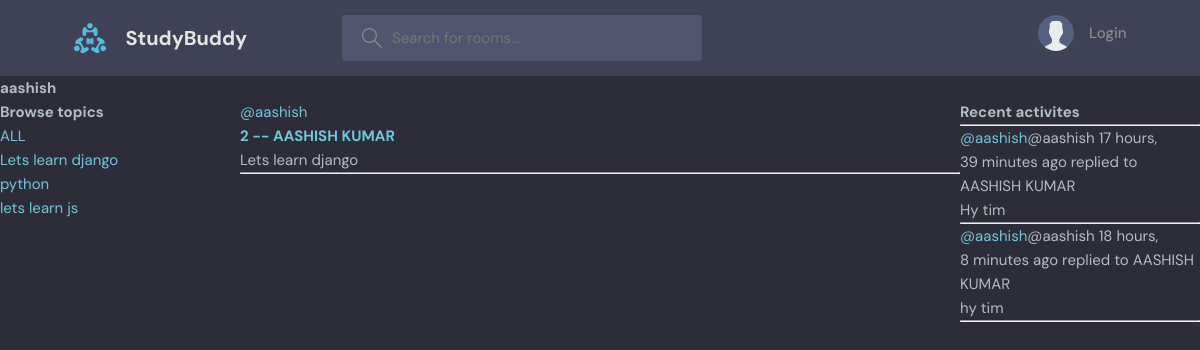
The page /profile/1 on the database as committed earlier.
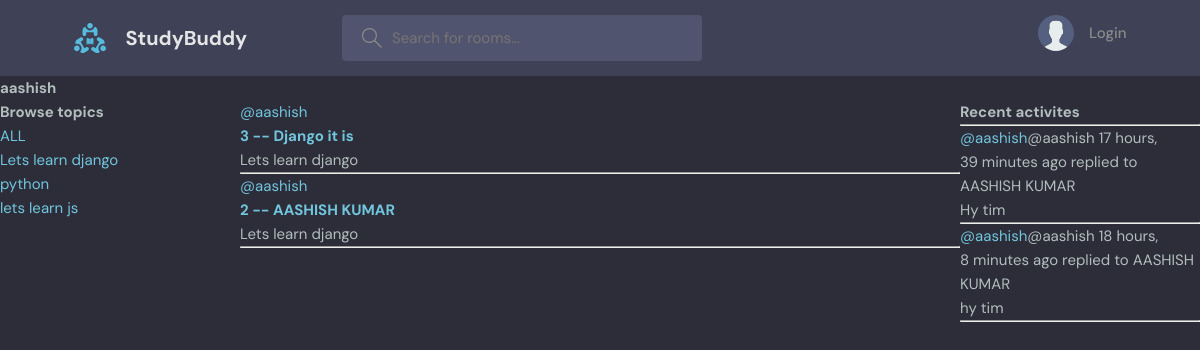
The same page on the database as committed later.
### base/models.py (models this page shows, shortened)
class Topic(models.Model):
    name = models.CharField(max_length=200)
    def __str__(self):
        return self.name

class Room(models.Model):
    host = models.ForeignKey(User, on_delete=models.SET_NULL, null=True)
    topic =  models.ForeignKey(Topic,on_delete=models.SET_NULL, null=True)
    name = models.CharField(max_length=200)
    description = models.TextField(null=True, blank=True)
    participants = models.ManyToManyField(User, related_name='participants', blank=True)
    updated = models.DateTimeField(auto_now=True)
    created = models.DateTimeField(auto_now_add=True)
    class Meta:
        ordering = ['-updated', '-created']
    def __str__(self) -> str:
        return self.name

class Message(models.Model):
    user = models.ForeignKey(User, on_delete=models.CASCADE)
    room = models.ForeignKey(Room, on_delete=models.CASCADE)
    body = models.TextField()
    updated = models.DateTimeField(auto_now=True)
    created = models.DateTimeField(auto_now_add=True)
    class Meta:
        ordering = ['-updated', '-created']

### base/views.py (the view)
# urls.py: path("profile/<str:pk>", views.userProfile, name= 'user-profile'),
def userProfile(request, pk):
    user = User.objects.get(id=pk)
    rooms = user.room_set.all()
    room_messages = user.message_set.all()
    topics = Topic.objects.all()
    context = {'user': user, 'rooms':rooms, 'topics': topics, 'room_messages': room_messages}
    return render(request, 'base/profile.html', context)

### base/templates/base/profile.html (shortened to what this page needs)
{% extends 'main.html' %}
{% block content %}
<h2>{{user.username}}</h2>
<div class="profile-container">
    <div>
        {% include 'base/topics_component.html' %}
    </div>
    <div>
        {% include 'base/feed_component.html' %}
    </div>
    <div>
        {% include 'base/activity_component.html' %}
    </div>
</div>
{% endblock content%}

### templates/main.html (shortened to what this page needs)
<!DOCTYPE html>
{% load static %}
<html lang="en">
  <head>
    <link rel="stylesheet" href="{% static 'styles/style.css' %}" />
  </head>
  <body>
    {% include 'navbar.html' %}
    {% block content %}
    {% endblock %}
  </body>
</html>

### templates/navbar.html (shortened to what this page needs)
{% load static %}
<header class="header header--loggedIn">
    <div class="container">
      <a href="{% url 'home' %}"" class="header__logo">
        <img src="{% static 'images/logo.svg' %}" />
        <h1>StudyBuddy</h1>
      </a>
      <form class="header__search" method="get" action="{% url 'home' %}">
        <label>
          <input placeholder="Search for rooms..." name="q"/>
        </label>
      </form>
      <nav class="header__menu">
        {% if request.user.is_authenticated %}
        <div class="header__user">
          <a href="profile.html">
            <div class="avatar avatar--medium active">
              <img src="https://randomuser.me/api/portraits/men/37.jpg" />
            </div>
            <p>{{request.user.username}}<span>@{{request.user.username}}</span></p>
          </a>
          <button class="dropdown-button">
            <svg version="1.1" xmlns="http://www.w3.org/2000/svg" width="32" height="32" viewBox="0 0 32 32">
              <title>chevron-down</title>
              <path d="M16 21l-13-13h-3l16 16 16-16h-3l-13 13z"></path>
            </svg>
          </button>
        </div>
        {% else %}
        <a href="{% url 'login' %}">
          <img src="{% static 'images/avatar.svg' %}" />
          <p>Login</p>
        </a>
        {% endif %}
      </nav>
    </div>
  </header>

### base/templates/base/topics_component.html
<h3>Browse topics</h3>
<div>
    <a href="{% url 'home' %}">ALL</a>
</div>
{% for topic in topics%}
<div>
    <a href="{% url 'home'%}?q={{topic.name}}">{{topic.name}}</a>
</div>
{% endfor %}

### base/templates/base/feed_component.html (shortened to what this page needs)
{% for room in rooms %}
<div>
    <a href="{% url 'user-profile' room.host.id %}">@{{room.host.username}}</a>
    <h5><a href="{% url 'room' room.id %}">{{room.id}} -- {{room.name}}</a> </h5>
    <small>{{room.topic}}</small>
    <hr>
</div>
{% endfor %}

### base/templates/base/activity_component.html (shortened to what this page needs)
<h3>Recent activites</h3>
<hr>
{% for message in room_messages%}
    <small><a href="{% url 'user-profile' message.user.id %}">@{{message.user}}</a>@{{message.user}}  {{message.created|timesince}} ago replied to {{message.room}}</small>
    <p>{{message.body}}</p>
    <hr>
{% endfor %}

### static/styles/style.css (style rules this page uses)
:root { --color-main: #71c6dd; --color-main-light: #e1f6fb; --color-dark: #3f4156; --color-dark-medium: #51546e; --color-dark-light: #696d97; --color-light: #e5e5e5; --color-gray: #8b8b8b; --color-light-gray: #b2bdbd; --color-bg: #2d2d39; --color-success: #5dd693; --color-error: #fc4b0b; }
* { font-family: "DM Sans", -apple-system, BlinkMacSystemFont, "Segoe UI", Roboto, Oxygen, Ubuntu, Cantarell, "Open Sans", "Helvetica Neue", sans-serif; margin: 0; padding: 0; box-sizing: border-box; text-rendering: optimizeLegibility; font-size: inherit; }
html { font-size: 56.25%; }
@media only screen and (min-width: 1200px) { html { font-size: 62.5%; } }
body { line-height: 1.6; font-weight: 400; font-size: 1.5rem; color: var(--color-light-gray); background-color: var(--color-bg); min-height: 100vh; }
img { width: 100%; }
a { display: inline-block; color: var(--color-main); text-decoration: none; }
.container { max-width: 120rem; width: 90%; margin: auto; }
.header { padding: 1.5rem; background-color: var(--color-dark); }
.header > .container { display: flex; gap: 9.5rem; }
.header__logo, .header__user { display: flex; gap: 2rem; align-items: center; }
.header__logo > img { height: 3.2rem; width: 3.2rem; }
.header__logo > h1 { font-weight: 700; font-size: 2rem; color: var(--color-light); }
.header__search > label { background-color: var(--color-dark-medium); padding: 1.3rem 1rem; display: flex; align-items: center; gap: 1rem; border-radius: 4px; }
.header__search svg { fill: var(--color-gray); width: 2rem; height: 2rem; margin-left: 1rem; }
.header__search input { width: 30rem; background: transparent; border: none; outline: none; color: var(--color-light); }
.header__menu { margin-left: auto; position: relative; }
.header__menu a { display: flex; gap: 1.5rem; align-items: center; font-weight: 500; text-decoration: none; color: var(--color-gray); }
.header__menu img { height: 3.6rem; }
.header__menu p { line-height: 1.2; }

### base/templates/base/profile.html (style rules this page uses)
.profile-container { display: grid; grid-template-columns: 1fr 3fr 1fr; }

Rows that differ between the two databases and show on the page:
added Room: host.username "aashish", id "3", name "Django it is", topic "Lets learn django"
